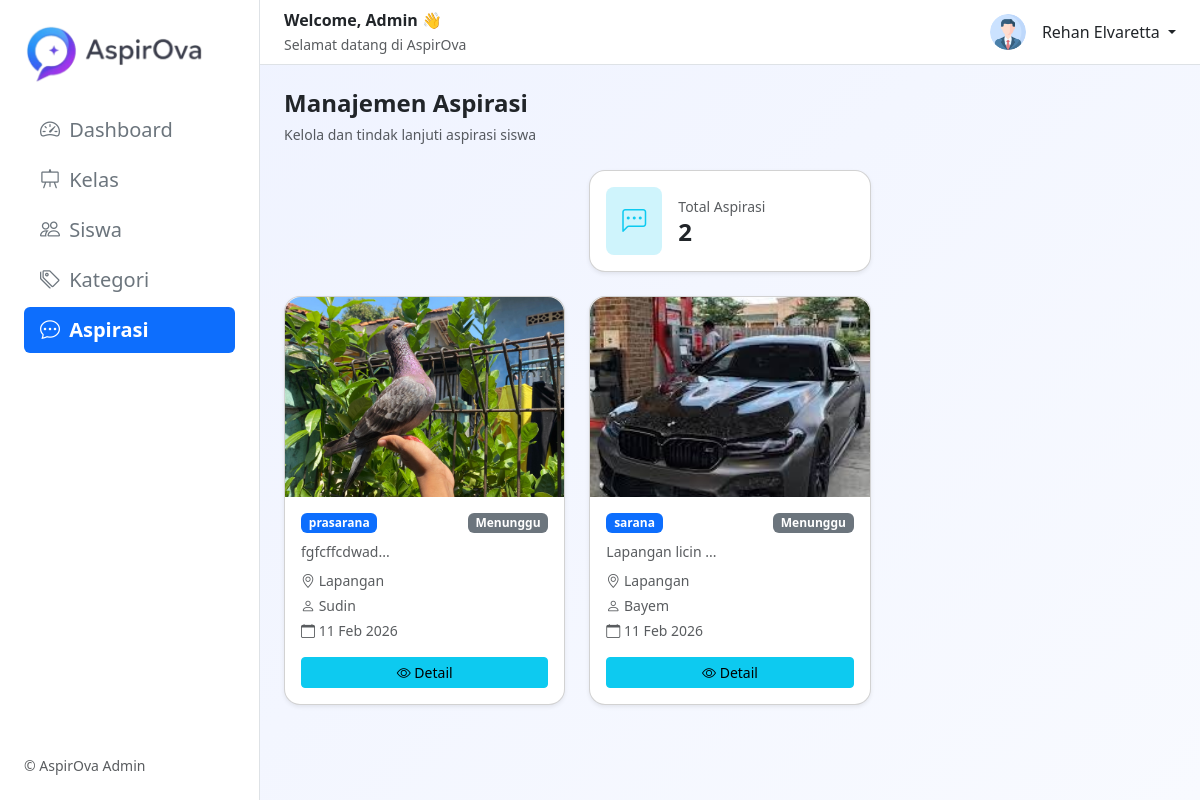
Screenshot of /admin/aspirasi/index.php (signed in) with the database file from the repository.
### tables this page shows
CREATE TABLE `tb_aspirasi` (
  `id_aspirasi` int(11) NOT NULL,
  `id_user` int(11) DEFAULT NULL,
  `id_kategori` int(11) DEFAULT NULL,
  `lokasi` varchar(50) NOT NULL,
  `isi_aspirasi` varchar(100) NOT NULL,
  `status` enum('menunggu','selesai','diproses','ditolak') DEFAULT NULL,
  `foto` varchar(255) NOT NULL,
  `created_at` timestamp NOT NULL DEFAULT current_timestamp(),
  `update_at` timestamp NOT NULL DEFAULT current_timestamp()
);

CREATE TABLE `tb_kategori` (
  `id_kategori` int(11) NOT NULL,
  `ket_kategori` varchar(50) NOT NULL,
  `created_at` timestamp NOT NULL DEFAULT current_timestamp()
);

CREATE TABLE `tb_user` (
  `id_user` int(11) NOT NULL,
  `nis` varchar(15) NOT NULL,
  `nama` varchar(100) NOT NULL,
  `email` varchar(50) NOT NULL,
  `password` text NOT NULL,
  `jenis_kelamin` enum('P','L') NOT NULL,
  `id_kelas` int(11) NOT NULL,
  `role` enum('admin','siswa') NOT NULL,
  `created_at` timestamp NOT NULL DEFAULT current_timestamp()
);

### admin/aspirasi/index.php (the view, shortened to what this page needs)
<?php
include "../../includes/koneksi.php";
$menu  = "aspirasi";
$q_aspirasi = mysqli_query($koneksi, "SELECT id_aspirasi FROM tb_aspirasi");
$total_aspirasi = mysqli_num_rows($q_aspirasi);
$data = mysqli_query($koneksi, "
    SELECT
        a.*,
        k.ket_kategori,
        u.nama
    FROM tb_aspirasi a
    JOIN tb_kategori k ON a.id_kategori = k.id_kategori
    JOIN tb_user u ON a.id_user = u.id_user
    ORDER BY a.id_aspirasi DESC
") or die(mysqli_error($koneksi));
?>
<?php include "../layout/header.php"; ?>
<?php include "../layout/sidebar.php"; ?>
<div class="flex-fill d-flex flex-column">
    <?php include "../layout/topbar.php"; ?>
    <main class="p-4 overflow-auto">
        <div class="d-flex justify-content-between align-items-center mb-4">
            <div>
                <h4 class="fw-bold mb-1">Manajemen Aspirasi</h4>
                <small class="text-muted">Kelola dan tindak lanjuti aspirasi siswa</small>
            </div>
        </div>
        <div class="row mb-4 d-flex align-items-center justify-content-center">
            <div class="col-md-4">
                <div class="card rounded-4 shadow-sm">
                    <div class="card-body d-flex align-items-center gap-3">
                        <div class="bg-info-subtle text-info rounded-3 p-3">
                            <i class="bi bi-chat-left-dots fs-4"></i>
                        </div>
                        <div>
                            <small class="text-muted">Total Aspirasi</small>
                            <h4 class="fw-bold mb-0"><?= $total_aspirasi ?></h4>
                        </div>
                    </div>
                </div>
            </div>
        </div>
        <div class="row g-4">
            <?php while ($row = mysqli_fetch_assoc($data)) : ?>
                <?php
                if ($row['status'] == 'menunggu') {
                    $badge = 'secondary';
                } elseif ($row['status'] == 'proses') {
                    $badge = 'warning';
                } elseif ($row['status'] == 'selesai') {
                    $badge = 'success';
                } else {
                    $badge = 'danger';
                }
                if ($row['foto'] != '') {
                    $foto = base_url . "assets/uploads/aspirasi/" . $row['foto'];
                } else {
                    $foto = base_url . "assets/no-image.png";
                }
                ?>
                <div class="col-md-4">
                    <div class="card h-100 rounded-4 shadow-sm">
                        <img src="<?= $foto ?>" class="card-img-top rounded-top-4"
                            style="height:200px; object-fit:cover;">
                        <div class="card-body d-flex flex-column">
                            <div class="d-flex justify-content-between mb-2">
                                <span class="badge bg-primary"><?= $row['ket_kategori'] ?></span>
                                <span class="badge bg-<?= $badge ?>">
                                    <?= ucfirst($row['status']) ?>
                                </span>
                            </div>
                            <p class="mb-2 text-muted" style="font-size:14px;">
                                <?= substr($row['isi_aspirasi'], 0, 120) ?>...
                            </p>
                            <small class="text-muted mb-1">
                                <i class="bi bi-geo-alt"></i> <?= $row['lokasi'] ?>
                            </small>
                            <small class="text-muted mb-1">
                                <i class="bi bi-person"></i> <?= $row['nama'] ?>
                            </small>
                            <small class="text-muted">
                                <i class="bi bi-calendar"></i>
                                <?= date('d M Y', strtotime($row['created_at'])) ?>
                            </small>
                            <div class="mt-auto d-flex gap-2 pt-3">
                                <a href="detail_aspirasi.php?id=<?= $row['id_aspirasi'] ?>"
                                    class="btn btn-info btn-sm w-100">
                                    <i class="bi bi-eye"></i> Detail
                                </a>
                            </div>
                        </div>
                    </div>
                </div>
            <?php endwhile; ?>
        </div>
    </main>
</div>
<?php include "../layout/footer.php"; ?>

### admin/layout/header.php (shortened to what this page needs)
<!DOCTYPE html>
<html lang="id">
<head>
    <link href="https://cdn.jsdelivr.net/npm/bootstrap@5.3.3/dist/css/bootstrap.min.css" rel="stylesheet">
    <link href="https://cdn.jsdelivr.net/npm/bootstrap-icons/font/bootstrap-icons.css" rel="stylesheet">
</head>
<body>
    <div class="d-flex vh-100">

### admin/layout/sidebar.php
<aside class="bg-white border-end p-4 d-flex flex-column" style="width:260px">
    <img src="<?= base_url ?>assets/fix_logo.png" alt="AspirOva Logo" class="mb-4" width="180">
    <ul class="nav nav-pills flex-column gap-1 fs-5">
        <li class="nav-item">
            <a class="nav-link <?= ($menu == 'dashboard') ? 'active fw-semibold' : 'text-secondary' ?>"
                href="<?= base_url ?>admin">
                <i class="bi bi-speedometer2 me-1"></i> Dashboard
            </a>
        </li>
        <li class="nav-item">
            <a class="nav-link <?= ($menu == 'kelas') ? 'active fw-semibold' : 'text-secondary' ?>"
                href="<?= base_url ?>admin/kelas">
                <i class="bi bi-easel me-1"></i> Kelas
            </a>
        </li>
        <li class="nav-item">
            <a class="nav-link <?= ($menu == 'siswa') ? 'active fw-semibold' : 'text-secondary' ?>"
                href="<?= base_url ?>admin/siswa">
                <i class="bi bi-people me-1"></i> Siswa
            </a>
        </li>
        <li class="nav-item">
            <a class="nav-link <?= ($menu == 'kategori') ? 'active fw-semibold' : 'text-secondary' ?>"
                href="<?= base_url ?>admin/kategori">
                <i class="bi bi-tags me-1"></i> Kategori
            </a>
        </li>
        <li class="nav-item">
            <a class="nav-link <?= ($menu == 'aspirasi') ? 'active fw-semibold' : 'text-secondary' ?>"
                href="<?= base_url ?>admin/aspirasi">
                <i class="bi bi-chat-dots me-1"></i> Aspirasi
            </a>
        </li>
    </ul>
    <div class="mt-auto small text-muted">
        © AspirOva Admin
    </div>
</aside>

### admin/layout/topbar.php (shortened to what this page needs)
<?php
$jk = $_SESSION['jenis_kelamin'] ?? 'L';
if ($jk == 'P') {
    $avatar = base_url . "assets/women.png";
} else {
    $avatar = base_url . "assets/man.png";
}
?>
<nav class="navbar bg-white border-bottom px-4">
    <div>
        <div class="fw-semibold">Welcome, Admin 👋</div>
        <small class="text-muted">Selamat datang di AspirOva</small>
    </div>
    <div class="d-flex align-items-center gap-3">
        <img src="<?= $avatar ?>"
            alt="Avatar"
            class="rounded-circle"
            width="36"
            height="36"
            style="object-fit: cover;">
        <div class="dropdown">
            <a class="dropdown-toggle text-dark text-decoration-none"
                data-bs-toggle="dropdown">
                <?= $_SESSION['nama']; ?>
            </a>
        </div>
    </div>
</nav>

### admin/layout/footer.php (shortened to what this page needs)
</body>
</html>

### admin/layout/header.php (style rules this page uses)
body { background: linear-gradient(135deg, #eef2ff, #f8faff); }

### rows the page displays
tb_aspirasi: foto (picture), id_kategori.ket_kategori "prasarana", status "Menunggu", isi_aspirasi "fgfcffcdwad", lokasi "Lapangan", id_user.nama "Sudin", created_at "11 Feb 2026"
tb_aspirasi: foto (picture), id_kategori.ket_kategori "sarana", status "Menunggu", isi_aspirasi "Lapangan licin", lokasi "Lapangan", id_user.nama "Bayem", created_at "11 Feb 2026"

### other values shown
$_SESSION['nama'] "Rehan Elvaretta"
$total_aspirasi "2"
